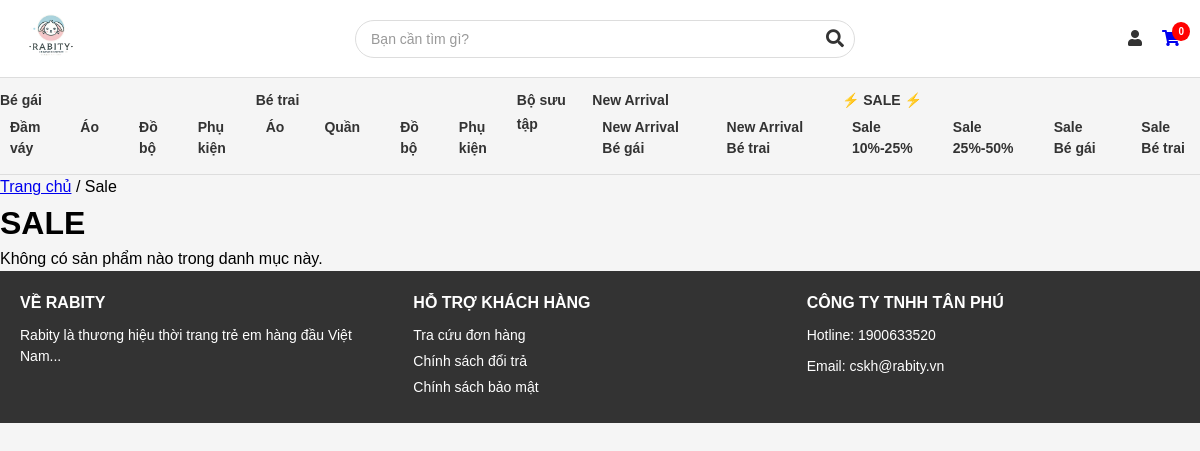
Page /sale.php on the earlier database version.
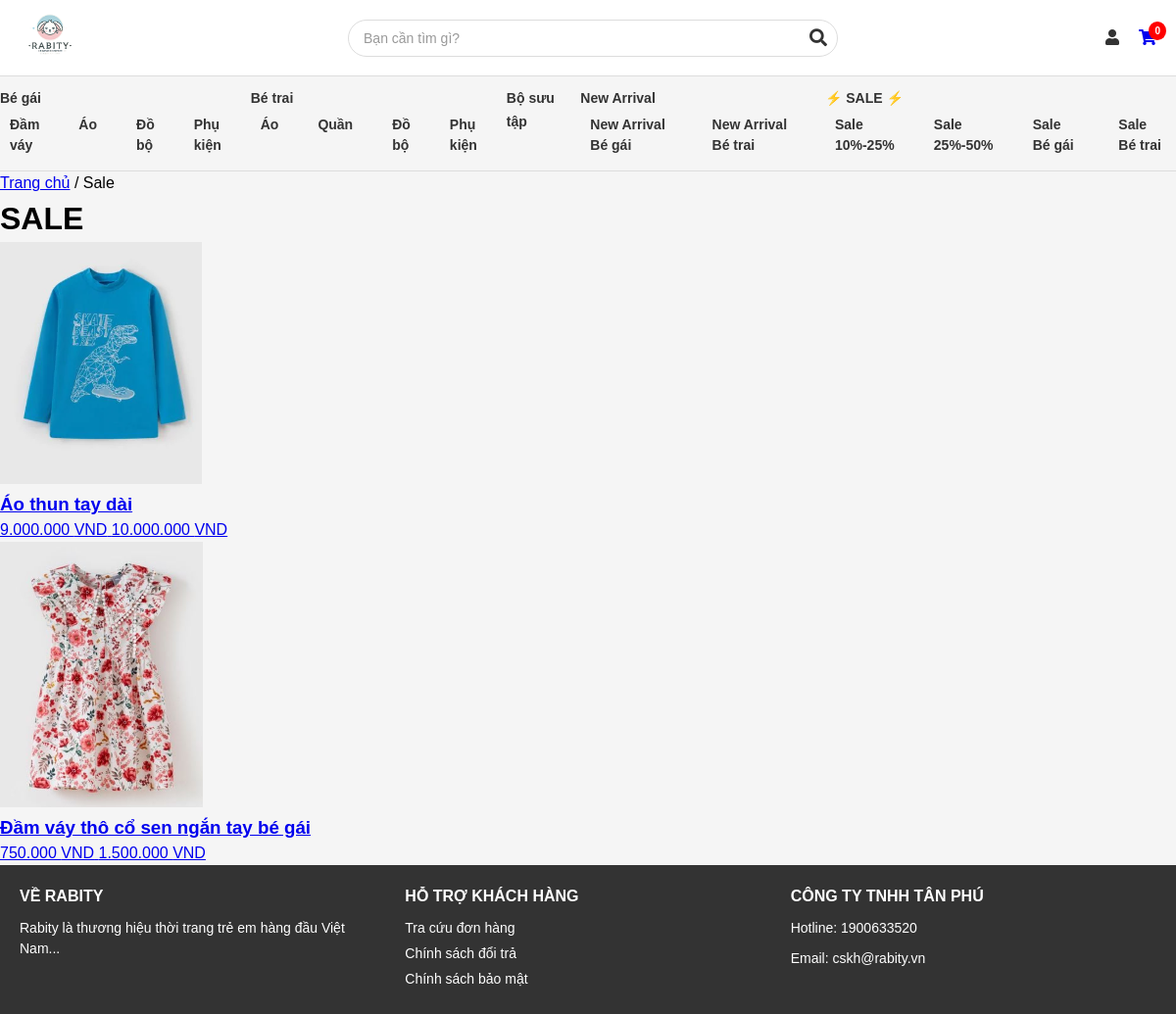
Same page on the later database version.
### tables this page shows
CREATE TABLE `products` (
  `id` int(11) NOT NULL,
  `product_code` varchar(50) NOT NULL,
  `category` varchar(50) NOT NULL,
  `category_name` varchar(50) NOT NULL,
  `name` varchar(255) NOT NULL,
  `image` varchar(255) NOT NULL,
  `description` text NOT NULL,
  `price` decimal(10,2) NOT NULL,
  `created_at` timestamp NOT NULL DEFAULT current_timestamp(),
  `sale_percentage` int(11) DEFAULT 0
);

### sale.php (the view, shortened to what this page needs)
<?php
require 'db.php';
$query = "SELECT * FROM products WHERE sale_percentage > 0";
$params = [];
$stmt = $pdo->prepare($query);
$stmt->execute($params);
$sale_products = $stmt->fetchAll(PDO::FETCH_ASSOC);
?>
<!DOCTYPE html>
<html lang="en">
<head>
    <link rel="stylesheet" href="css/style.css">
</head>
<body>
    <?php include 'header.php'; ?>
    <main>
    <nav class="breadcrumb">
        <a href="index.php">Trang chủ</a> /
        <span>
            <?php
            if (isset($_GET['sale_percentage']) && $_GET['sale_percentage'] === 'Sale 10%-25%') {
                echo "Sale 10%-25%";
            } elseif (isset($_GET['sale_percentage']) && $_GET['sale_percentage'] == '25-50') {
                echo "Sale 25%-50%";
            } elseif (isset($_GET['sale']) && $_GET['sale'] == 'girls') {
                echo "Sale Bé Gái";
            } elseif (isset($_GET['sale']) && $_GET['sale'] == 'boys') {
                echo "Sale Bé Trai";
            } else {
                echo "Sale";
            }
            ?>
        </span>
    </nav>
        <h1>SALE</h1>
        <div class="product-container">
            <?php if (count($sale_products) > 0): ?>
                <?php foreach ($sale_products as $product): ?>
                    <div class="product-card">
                        <a href="product_detail.php?id=<?php echo $product['id']; ?>">
                            <img src="uploads/<?php echo htmlspecialchars($product['image']); ?>" alt="<?php echo htmlspecialchars($product['name']); ?>">
                            <h3><?php echo htmlspecialchars($product['name']); ?></h3>
                            <p>
                                <?php if ($product['sale_percentage'] > 0): ?>
                                    <span class="sale-price"><?php echo number_format($product['price'] * (1 - $product['sale_percentage'] / 100), 0, ',', '.'); ?> VND</span>
                                    <span class="original-price"><?php echo number_format($product['price'], 0, ',', '.'); ?> VND</span>
                                <?php else: ?>
                                    <span><?php echo number_format($product['price'], 0, ',', '.'); ?> VND</span>
                                <?php endif; ?>
                            </p>
                        </a>
                    </div>
                <?php endforeach; ?>
            <?php else: ?>
                <p>Không có sản phẩm nào trong danh mục này.</p>
            <?php endif; ?>
        </div>
    </main>
    <?php include 'footer.php'; ?>
</body>
</html>

Differences in the rows shown:
now on this page (row edited): products: image (picture), name "Áo thun tay dài", $product['price'] * (1 - $product['sale_percentage'] / 100) "9.000.000", price "10.000.000"
now on this page (row edited): products: image (picture), name "Đầm váy thô cổ sen ngắn tay bé gái", $product['price'] * (1 - $product['sale_percentage'] / 100) "750.000", price "1.500.000"
Other differences:
text no longer shown: "Không có sản phẩm nào trong danh mục này."
